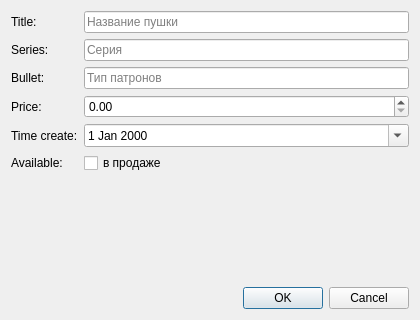
<?xml version="1.0" encoding="UTF-8"?>
<ui version="4.0">
 <class>NerfDialog</class>
 <widget class="QDialog" name="NerfDialog">
  <property name="geometry">
   <rect>
    <x>0</x><y>0</y><width>420</width><height>320</height>
   </rect>
  </property>
  <property name="windowTitle">
   <string>Nerf</string>
  </property>
  <layout class="QVBoxLayout" name="rootLayout">
   <item>
    <layout class="QFormLayout" name="formLayout">
     <item row="0" column="0">
      <widget class="QLabel" name="lblTitle">
       <property name="text"><string>Title:</string></property>
      </widget>
     </item>
     <item row="0" column="1">
      <widget class="QLineEdit" name="editTitle">
       <property name="placeholderText"><string>Название пушки</string></property>
      </widget>
     </item>

     <item row="1" column="0">
      <widget class="QLabel" name="lblSeries">
       <property name="text"><string>Series:</string></property>
      </widget>
     </item>
     <item row="1" column="1">
      <widget class="QLineEdit" name="editSeries">
       <property name="placeholderText"><string>Серия</string></property>
      </widget>
     </item>

     <item row="2" column="0">
      <widget class="QLabel" name="lblBullet">
       <property name="text"><string>Bullet:</string></property>
      </widget>
     </item>
     <item row="2" column="1">
      <widget class="QLineEdit" name="editBullet">
       <property name="placeholderText"><string>Тип патронов</string></property>
      </widget>
     </item>

     <item row="3" column="0">
      <widget class="QLabel" name="lblPrice">
       <property name="text"><string>Price:</string></property>
      </widget>
     </item>
     <item row="3" column="1">
      <widget class="QDoubleSpinBox" name="spinPrice"/>
     </item>

     <item row="4" column="0">
      <widget class="QLabel" name="lblTimeCreate">
       <property name="text"><string>Time create:</string></property>
      </widget>
     </item>
     <item row="4" column="1">
      <widget class="QDateEdit" name="dateTimeCreate">
       <property name="calendarPopup"><bool>true</bool></property>
      </widget>
     </item>

     <item row="5" column="0">
      <widget class="QLabel" name="lblAvailable">
       <property name="text"><string>Available:</string></property>
      </widget>
     </item>
     <item row="5" column="1">
      <widget class="QCheckBox" name="checkAvailable">
       <property name="text"><string>в продаже</string></property>
      </widget>
     </item>
    </layout>
   </item>

   <item>
    <widget class="QDialogButtonBox" name="buttonBox">
     <property name="orientation"><enum>Qt::Horizontal</enum></property>
     <property name="standardButtons">
      <set>QDialogButtonBox::Cancel|QDialogButtonBox::Ok</set>
     </property>
    </widget>
   </item>
  </layout>
 </widget>
 <resources/>
 <connections>
  <connection>
   <sender>buttonBox</sender>
   <signal>accepted()</signal>
   <receiver>NerfDialog</receiver>
   <slot>accept()</slot>
  </connection>
  <connection>
   <sender>buttonBox</sender>
   <signal>rejected()</signal>
   <receiver>NerfDialog</receiver>
   <slot>reject()</slot>
  </connection>
 </connections>
</ui>
